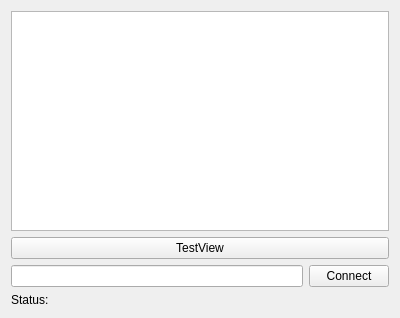
<?xml version="1.0" encoding="UTF-8"?>
<ui version="4.0">
 <class>Form</class>
 <widget class="QWidget" name="Form">
  <property name="geometry">
   <rect>
    <x>0</x>
    <y>0</y>
    <width>400</width>
    <height>318</height>
   </rect>
  </property>
  <property name="windowTitle">
   <string>Form</string>
  </property>
  <layout class="QVBoxLayout" name="verticalLayout">
   <item>
    <widget class="GLViewWidget" name="graphicsViewStreamingData">
     <property name="sizePolicy">
      <sizepolicy hsizetype="MinimumExpanding" vsizetype="MinimumExpanding">
       <horstretch>0</horstretch>
       <verstretch>0</verstretch>
      </sizepolicy>
     </property>
    </widget>
   </item>
   <item>
    <widget class="QPushButton" name="buttonTestView">
     <property name="text">
      <string>TestView</string>
     </property>
    </widget>
   </item>
   <item>
    <layout class="QHBoxLayout" name="horizontalLayoutConnect">
     <item>
      <widget class="QLineEdit" name="textBoxPublisherAddress"/>
     </item>
     <item>
      <widget class="QPushButton" name="buttonConnectPublisher">
       <property name="text">
        <string>Connect</string>
       </property>
       <property name="default">
        <bool>false</bool>
       </property>
      </widget>
     </item>
    </layout>
   </item>
   <item>
    <layout class="QHBoxLayout" name="horizontalLayoutStatus">
     <item>
      <widget class="QLabel" name="labelStatus">
       <property name="sizePolicy">
        <sizepolicy hsizetype="Fixed" vsizetype="Preferred">
         <horstretch>0</horstretch>
         <verstretch>0</verstretch>
        </sizepolicy>
       </property>
       <property name="text">
        <string>Status:</string>
       </property>
       <property name="wordWrap">
        <bool>true</bool>
       </property>
      </widget>
     </item>
     <item>
      <widget class="QLabel" name="labelStatusInfo">
       <property name="text">
        <string/>
       </property>
      </widget>
     </item>
    </layout>
   </item>
  </layout>
 </widget>
 <customwidgets>
  <customwidget>
   <class>GLViewWidget</class>
   <extends>QGraphicsView</extends>
   <header>pyqtgraph.opengl</header>
  </customwidget>
 </customwidgets>
 <tabstops>
  <tabstop>textBoxPublisherAddress</tabstop>
  <tabstop>buttonConnectPublisher</tabstop>
  <tabstop>graphicsViewStreamingData</tabstop>
 </tabstops>
 <resources/>
 <connections>
  <connection>
   <sender>textBoxPublisherAddress</sender>
   <signal>returnPressed()</signal>
   <receiver>buttonConnectPublisher</receiver>
   <slot>click()</slot>
   <hints>
    <hint type="sourcelabel">
     <x>281</x>
     <y>260</y>
    </hint>
    <hint type="destinationlabel">
     <x>326</x>
     <y>260</y>
    </hint>
   </hints>
  </connection>
 </connections>
</ui>
